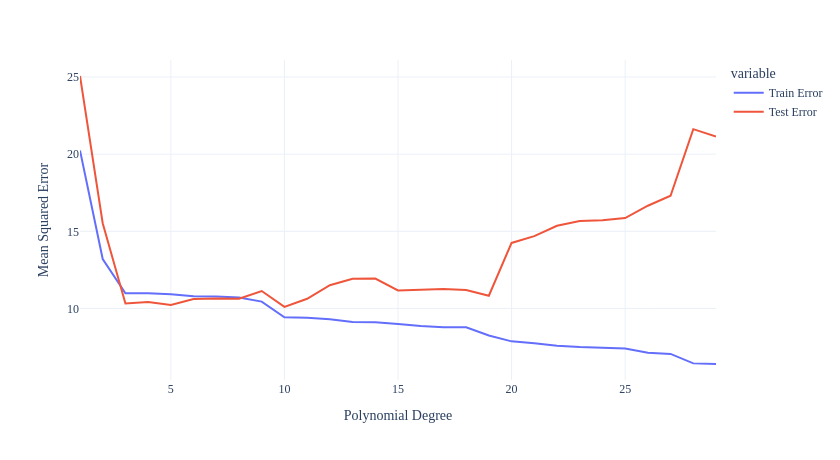

Notebook code cell kept with this figure:
### Markdown cell above
<div class="alert alert-success">

### Discuss: Which degree should we choose?

</div>

### Code cell
errs.index = errs.index + 1
fig = px.line(errs.iloc[:-1])
fig.update_layout(showlegend=True, xaxis_title='Polynomial Degree', yaxis_title='Mean Squared Error')
fig

### Figure 1 — Plotly figure (JSON) as saved in the notebook; plotly's stock layout.template omitted (floating-point values rounded to 4 significant figures)
{"data": [{"hovertemplate": "variable=Train Error<br>index=%{x}<br>value=%{y}<extra></extra>", "legendgroup": "Train Error", "line": {"color": "#636efa", "dash": "solid"}, "marker": {"symbol": "circle"}, "mode": "lines", "name": "Train Error", "orientation": "v", "showlegend": true, "type": "scatter", "x": [1, 2, 3, 4, 5, 6, 7, 8, 9, 10, 11, 12, 13, 14, 15, 16, 17, 18, 19, 20, 21, 22, 23, 24, 25, 26, 27, 28, 29], "xaxis": "x", "y": [20.24, 13.2, 10.99, 10.98, 10.93, 10.78, 10.78, 10.7, 10.44, 9.426, 9.405, 9.304, 9.129, 9.109, 8.99, 8.861, 8.783, 8.781, 8.244, 7.867, 7.751, 7.583, 7.498, 7.474, 7.412, 7.124, 7.053, 6.441, 6.401], "yaxis": "y"}, {"hovertemplate": "variable=Test Error<br>index=%{x}<br>value=%{y}<extra></extra>", "legendgroup": "Test Error", "line": {"color": "#EF553B", "dash": "solid"}, "marker": {"symbol": "circle"}, "mode": "lines", "name": "Test Error", "orientation": "v", "showlegend": true, "type": "scatter", "x": [1, 2, 3, 4, 5, 6, 7, 8, 9, 10, 11, 12, 13, 14, 15, 16, 17, 18, 19, 20, 21, 22, 23, 24, 25, 26, 27, 28, 29], "xaxis": "x", "y": [25.06, 15.52, 10.32, 10.42, 10.23, 10.61, 10.64, 10.63, 11.13, 10.1, 10.63, 11.51, 11.93, 11.94, 11.17, 11.22, 11.26, 11.2, 10.82, 14.25, 14.68, 15.36, 15.67, 15.71, 15.86, 16.66, 17.3, 21.62, 21.14], "yaxis": "y"}], "layout": {"height": 460, "legend": {"title": {"text": "variable"}, "tracegroupgap": 0}, "margin": {"t": 60}, "showlegend": true, "width": 840, "xaxis": {"anchor": "y", "domain": [0, 1], "title": {"text": "Polynomial Degree"}}, "yaxis": {"anchor": "x", "domain": [0, 1], "title": {"text": "Mean Squared Error"}}}}
